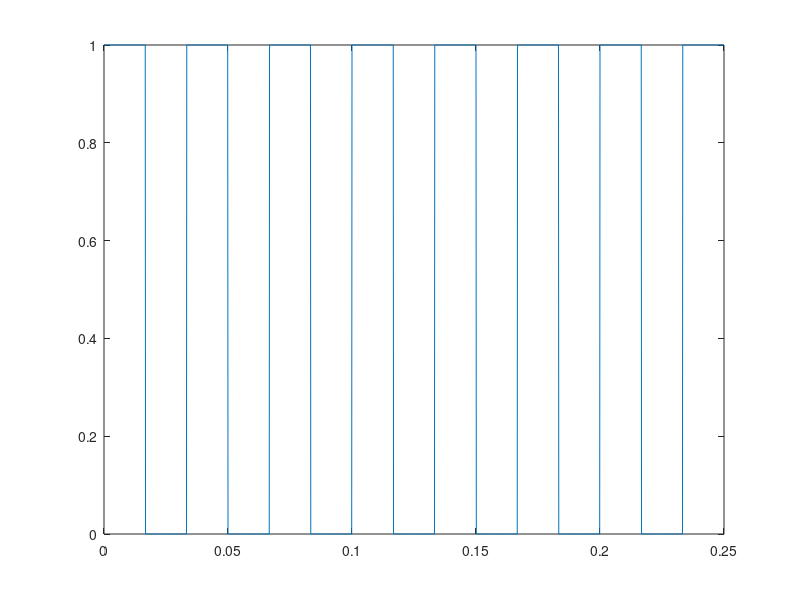

The MATLAB script that drew this image: (Note: this script raises an error after producing the figure.)
clc;
clear all;
close all; 

t = 0:1/8e3:0.25;
y = 0.5*(square(2*pi*30*t)+1);

figure;

title('square impulse')
plot(t,y)

Y=fft(y)

Cx=[1.0690 + 0.0000i   0.0677 + 0.0011i   0.0726 + 0.0008i   0.0770 - 0.0002i   0.0878 - 0.0004i   0.1115 + 0.0009i   0.1625 + 0.0025i 0.4305 + 0.0053i  -0.3811 - 0.0054i  -0.1097 - 0.0025i];
x=ft_spect(Cx,8e3,'plot','ap')
